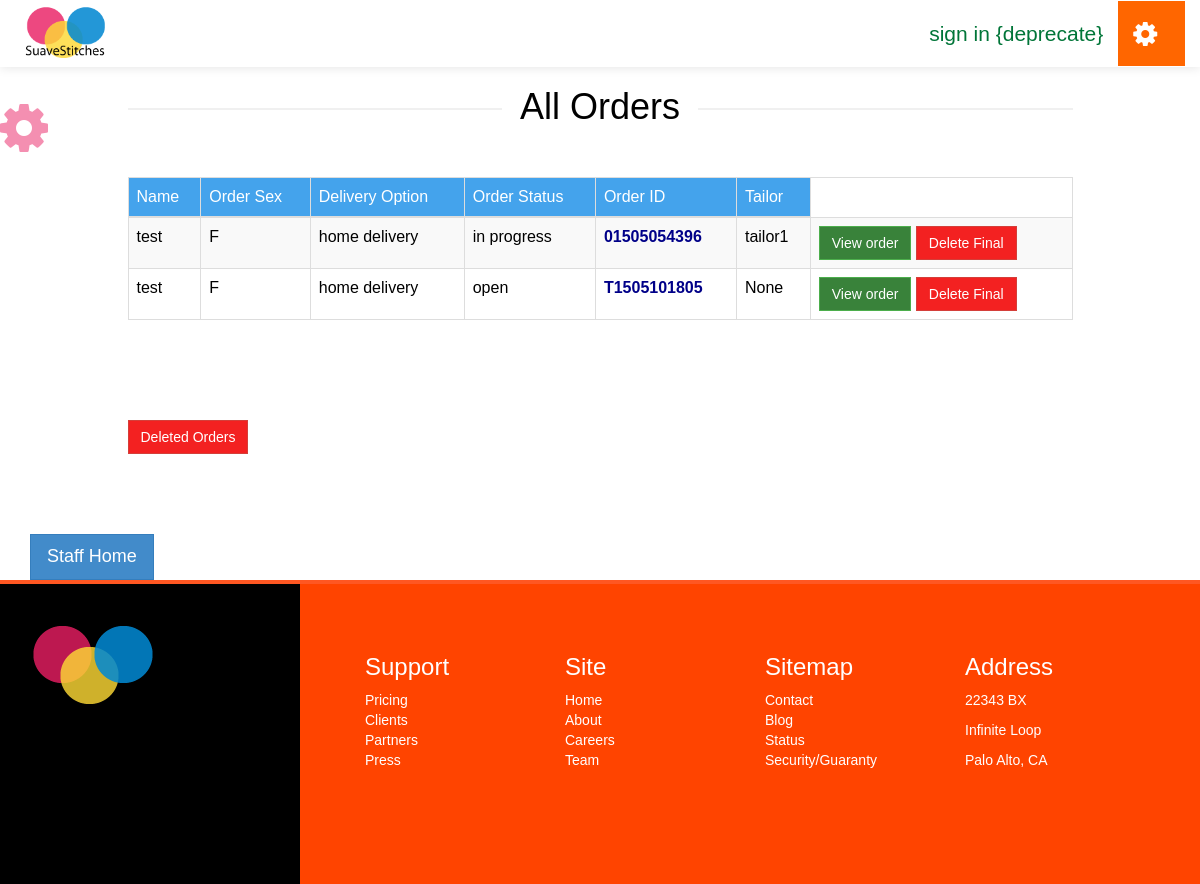
/suave/staff/Order/List (signed in), run on an earlier commit of the app's database.
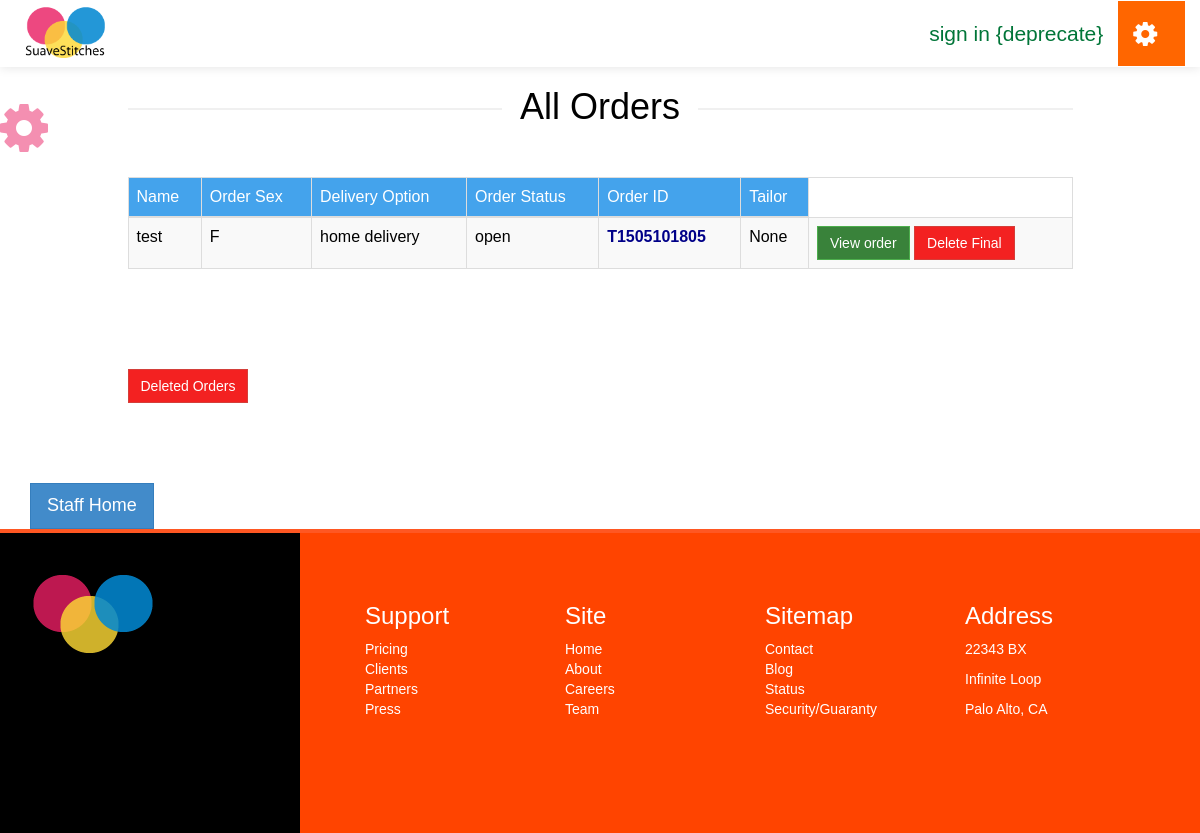
And on a later commit of the database.
### suave/models.py (models this page shows)
class Order(models.Model):
	client = models.ForeignKey(Client, null=True)
	sizetable = models.ForeignKey(SizeTable, null=True)
	tailor = models.ForeignKey(Tailor, null=True)
	fabric = models.CharField(max_length=50, null=True)
	style = models.CharField(max_length=100, null=True)
	main_order_id = models.CharField(max_length=15, null=True)
	details = models.CharField(max_length=250, null=True) #*
	delivery_option = models.CharField(max_length=100, null=True)
	service_option = models.CharField(max_length=100, null=True)
	sex = models.CharField(max_length=2, default=' ')
	status = models.CharField(max_length=20, default='OPEN') #*
	cost = models.IntegerField(default=0000)
	date = models.DateField(auto_now_add=True)
	soft_delete = models.BooleanField(default=False)

class Client(models.Model):
	FEMALE = 'F'
	MALE = 'M'
	SEX_CHOICE = (
		(FEMALE, 'F'),
		(MALE, 'M'),
	)
	user = models.OneToOneField(User)
	address = models.CharField(max_length=200, null=True)
	preference = models.CharField(max_length=40)
	sex = models.CharField(max_length=2, choices=SEX_CHOICE, default=" ")
	def __str__(self):
		return self.user.username

class Tailor(models.Model):
	user = models.OneToOneField(User)
	rate = models.IntegerField(default=0)
	phone_number = models.CharField(max_length=13, default=0)
	address = address = models.CharField(max_length=300, null=True)
	specialty = models.CharField(max_length=300, null=True)
	approved = models.BooleanField(default=False)
	def __str__(self):
		return self.user.username

### staff/views.py (the view)
@login_required
def order_list(request):
	context = {}
	context['orders'] = Order.objects.filter(soft_delete=False)
	return render(request, 'i/staff/order/order_list.html', context)

### templates/i/staff/order/order_list.html (shortened to what this page needs)
{% extends "i/layout/staff_base.html" %}
{% block main_section %}
	<div class="container">
		<div class="row">
			<div class="col-lg-10 col-lg-offset-1">
				<div class="page-header-style"><h1>All Orders</h1></div>
				<br><br>
				{% if orders %}
				<table class="table table-striped table-hover table-bordered">
					<thead>
						<tr style="background:#44a3ec;color:#fff">
							<td>Name</td>
							<td>Order Sex</td>
							<td>Delivery Option</td>
							<td>Order Status</td>
							<td>Order ID</td>
							<td>Tailor</td>
						</tr>
					</thead>
					<tbody>
						{% for order in orders %}
						<tr>
							<td>{{ order.client }}</td>
							<td>{{ order.sex }}</td>
							<td>{{ order.delivery_option|lower }}</td>
							<td>{{ order.status|lower }}</td>
							<td style="color:#008;font-weight:bold">{{ order.main_order_id }}</td>
							<td>{{ order.tailor }}</td>
							<td>
								<a href="{% url 'staff:order_details' order.main_order_id %}" class="btn btn-success">View order</a>
								<a href="" class="btn btn-danger">Delete Final</a>
							</td>
						</tr>
						{% endfor %}
					</tbody>
				</table>
				{% endif %}
				<br><br><br><br>
				<a href="{% url 'staff:order_list_deleted' %}" class="btn btn-danger">Deleted Orders</a>
			</div>
		</div>
	</div>
	<br><br><br><br>
{% endblock %}

What changed in the data, as far as the page shows it:
removed Order: client "test", sex "F", delivery_option "home delivery", status "in progress", main_order_id "01505054396", tailor "tailor1"
